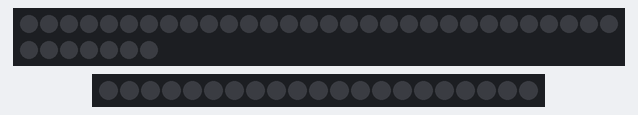
A sketch run on a simulated Arduino Uno, built with avr-gcc and run on an emulated ATmega328P. On the bench: 37 RGB LEDs in strip order, left to right, continuing on the next row, 21 RGB LEDs in strip order, left to right. Dim RGB values are drawn brighter than linear.

Above: at 3.1 s.
At 5.47 s:
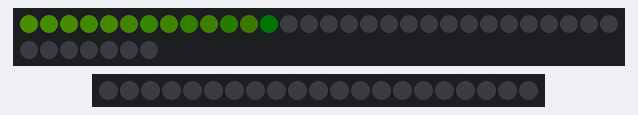
At 6.08 s:
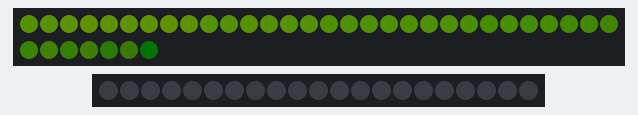
At 6.68 s:
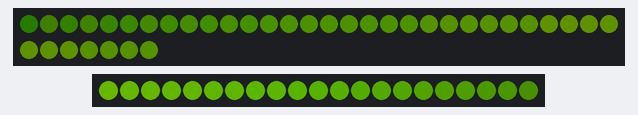
At 7.29 s:
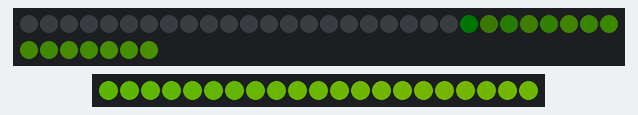
At 7.89 s:
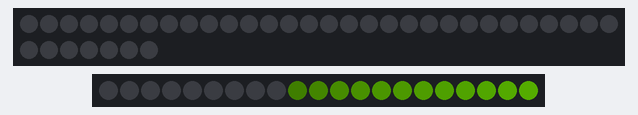

The sketch:

Alexis_-_White_Fur_Coat.ino
```cpp
#include <FastLED.h>

#define LED_PIN_FRONT     3
#define NUM_LEDS_FRONT   37

#define LED_PIN_SIDES     4
#define NUM_LEDS_SIDES   21

CRGB leds_FRONT[NUM_LEDS_FRONT];
CRGB leds_SIDES[NUM_LEDS_SIDES];

#define BRIGHTNESS_FRONT  16
#define BRIGHTNESS_SIDES  64
#define LED_TYPE    WS2812
#define COLOR_ORDER GRB

DEFINE_GRADIENT_PALETTE( lucky_charms ) {
    0, 0, 0, 0,
   105, 255, 71,209,
   110, 162, 118,216,
   115, 151, 212,245,
   120, 71, 186, 225,
   125, 161, 219, 182,
   130, 250, 251, 139,
   135, 204, 187, 178,
   140, 157, 122, 216,
   145, 225, 71, 209,
   255, 0, 0, 0
};

DEFINE_GRADIENT_PALETTE( fruit_punch ) {
    0, 227, 101,  3,
  117, 194, 18, 19,
  255,  92,  8, 192};

DEFINE_GRADIENT_PALETTE( green_yellow ) {
    0, 0, 0,  0,
    108, 0, 0, 0,
  118,  128,  255, 0,
  128, 164, 255, 0,
  138,  128,  255, 0,
  148, 0, 0, 0,
  255, 0, 0, 0,
  };

CRGBPalette16 currentPalette = green_yellow;
//CRGBPalette16 currentPalette = RainbowColors_p;
TBlendType    currentBlending = LINEARBLEND;

void setup() {
    delay( 3000 ); // power-up safety delay
    FastLED.addLeds<LED_TYPE, LED_PIN_FRONT, COLOR_ORDER>(leds_FRONT, NUM_LEDS_FRONT).setCorrection( TypicalLEDStrip );
    FastLED.addLeds<LED_TYPE, LED_PIN_SIDES, COLOR_ORDER>(leds_SIDES, NUM_LEDS_SIDES).setCorrection( TypicalLEDStrip );
}


void loop()
{
    static uint8_t startIndex = 0;
    startIndex = startIndex - 1; /* motion speed */

    FillLEDsFromPaletteColors(startIndex);

    FastLED.delay(24);
}

void FillLEDsFromPaletteColors( uint8_t colorIndex)
{

  for( int i = 0; i < NUM_LEDS_FRONT; ++i) {
        leds_FRONT[i] = ColorFromPalette(currentPalette, colorIndex, BRIGHTNESS_FRONT, currentBlending);
        colorIndex++;
    }

  for( int j = 0; j < NUM_LEDS_SIDES; ++j) {
        leds_SIDES[j] = ColorFromPalette(currentPalette, colorIndex, BRIGHTNESS_SIDES, currentBlending);
        colorIndex++;
    }
}
```

Measured:
- by itself, everything shown: repeats every 6.5 s, in 11 steps
